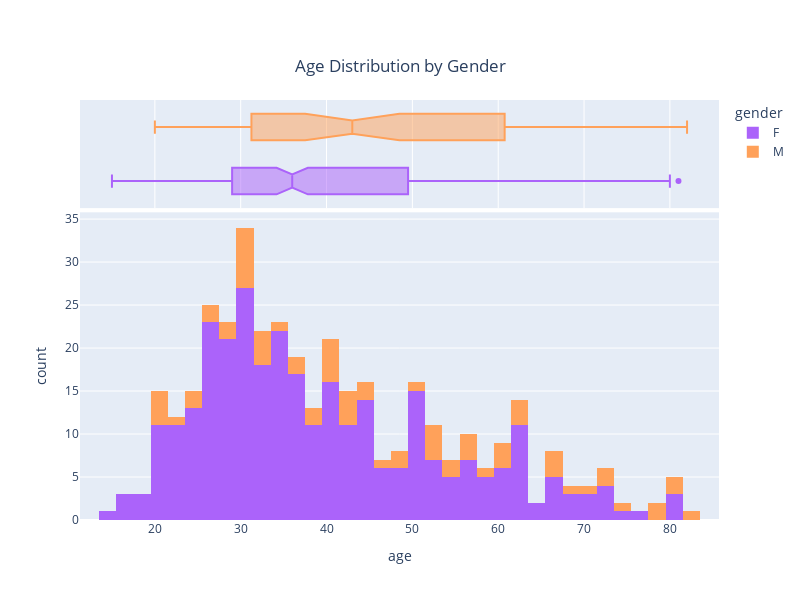

This figure's notebook cell:
### Code cell
# Create a histogram plot of age distribution by gender
fig = px.histogram(
    df, 
    x="age", 
    title="Age Distribution by Gender", 
    marginal="box", 
    color="gender",
    nbins=60,
    color_discrete_map=custom_color_map
)

# Update layout properties of the figure
fig.update_layout(
    width=800,
    height=600,
    title={
        'text': "Age Distribution by Gender",
        'y': 0.9,
        'x': 0.5,
        'xanchor': 'center',
        'yanchor': 'top'
    }
)

# Display the figure
fig.show()

### Figure 1 — Plotly figure (JSON) as saved in the notebook; plotly's stock layout.template omitted (floating-point values rounded to 4 significant figures; data arrays with more than 128 entries replaced by an {"elided": "..."} marker saying what was removed)
{"data": [{"alignmentgroup": "True", "bingroup": "x", "hovertemplate": "gender=F<br>age=%{x}<br>count=%{y}<extra></extra>", "legendgroup": "F", "marker": {"color": "#ab63fa", "pattern": {"shape": ""}}, "name": "F", "nbinsx": 60, "offsetgroup": "F", "orientation": "v", "showlegend": true, "type": "histogram", "x": {"elided": "312 int values"}, "xaxis": "x", "yaxis": "y"}, {"alignmentgroup": "True", "hovertemplate": "gender=F<br>age=%{x}<extra></extra>", "legendgroup": "F", "marker": {"color": "#ab63fa"}, "name": "F", "notched": true, "offsetgroup": "F", "showlegend": false, "type": "box", "x": {"elided": "312 int values"}, "xaxis": "x2", "yaxis": "y2"}, {"alignmentgroup": "True", "bingroup": "x", "hovertemplate": "gender=M<br>age=%{x}<br>count=%{y}<extra></extra>", "legendgroup": "M", "marker": {"color": "#FFA15A", "pattern": {"shape": ""}}, "name": "M", "nbinsx": 60, "offsetgroup": "M", "orientation": "v", "showlegend": true, "type": "histogram", "x": [52, 43, 26, 52, 43, 24, 22, 31, 44, 31, 24, 40, 31, 67, 61, 57, 20, 33, 51, 48, 20, 20, 40, 38, 36, 33, 75, 62, 56, 31, 21, 31, 41, 28, 31, 41, 56, 55, 42, 42, 67, 38, 27, 37, 33, 63, 60, 79, 52, 44, 29, 53, 32, 82, 68, 59, 35, 54, 49, 80, 71, 78, 31, 62, 40, 46, 72, 81, 72, 61, 67], "xaxis": "x", "yaxis": "y"}, {"alignmentgroup": "True", "hovertemplate": "gender=M<br>age=%{x}<extra></extra>", "legendgroup": "M", "marker": {"color": "#FFA15A"}, "name": "M", "notched": true, "offsetgroup": "M", "showlegend": false, "type": "box", "x": [52, 43, 26, 52, 43, 24, 22, 31, 44, 31, 24, 40, 31, 67, 61, 57, 20, 33, 51, 48, 20, 20, 40, 38, 36, 33, 75, 62, 56, 31, 21, 31, 41, 28, 31, 41, 56, 55, 42, 42, 67, 38, 27, 37, 33, 63, 60, 79, 52, 44, 29, 53, 32, 82, 68, 59, 35, 54, 49, 80, 71, 78, 31, 62, 40, 46, 72, 81, 72, 61, 67], "xaxis": "x2", "yaxis": "y2"}], "layout": {"barmode": "relative", "height": 600, "legend": {"title": {"text": "gender"}, "tracegroupgap": 0}, "title": {"text": "Age Distribution by Gender", "x": 0.5, "xanchor": "center", "y": 0.9, "yanchor": "top"}, "width": 800, "xaxis": {"anchor": "y", "domain": [0, 1], "title": {"text": "age"}}, "xaxis2": {"anchor": "y2", "domain": [0, 1], "matches": "x", "showgrid": true, "showticklabels": false}, "yaxis": {"anchor": "x", "domain": [0, 0.7326], "title": {"text": "count"}}, "yaxis2": {"anchor": "x2", "domain": [0.7426, 1], "matches": "y2", "showgrid": false, "showline": false, "showticklabels": false, "ticks": ""}}}
